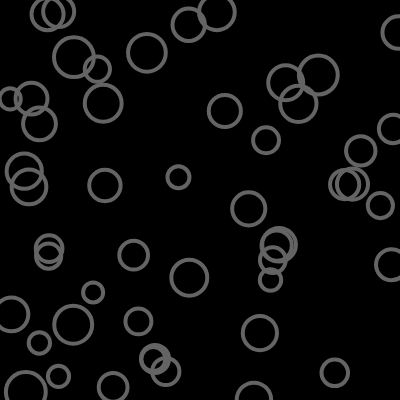
Frame 1 (no input)
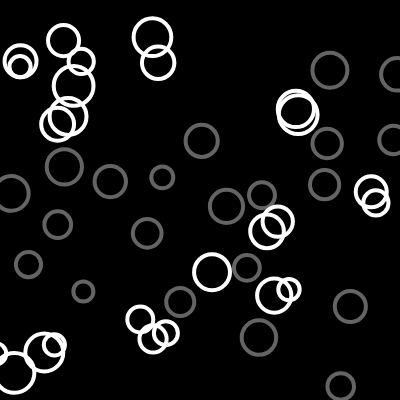
Frame 60 (no input)
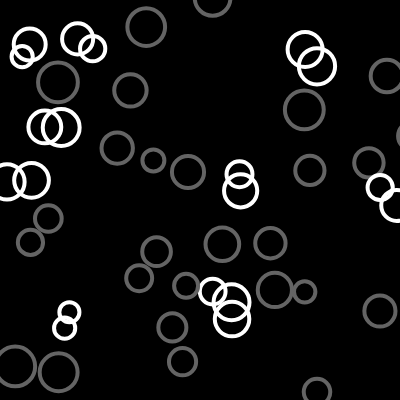
Frame 120 (the mouse pressed at the canvas centre since frame 60)

The p5.js sketch that drew these frames (run headless with seeded random() and noise() and a simulated clock; from frame 60 on, the mouse is pressed at the canvas centre):

// p5.js sketch
// ── sketch.js
let bubbles = [];

function setup() {
  createCanvas(400, 400);
  for(let i = 0; i < 50; i++ ){
    let x = random(width);
    let y = random(height);
    let r = random(10,20);
    bubbles[i] = new Bubble(x,y,r);
  }
}

//DRAW MAIN
function draw() {
  background(0);

  for(let b of bubbles){
    b.show();
    b.move();
    let overlapping = false;
    for(let other of bubbles){
      if(b !== other && b.intersects(other)){
        overlapping = true;
      }
      if(overlapping === true){
        b.changeColor(255);
      }else {
        b.changeColor(100)
      }
    }
  }
}
//DRAW MAIN


class Bubble{
  constructor(tempX,tempY,tempR){
    this.x = tempX;
    this.y = tempY;
    this.r = tempR;
    this.z = 100
  }

  intersects(other){
    let d = dist(this.x,this.y,other.x,other.y);
    return (d < this.r + other.r)

  }

  changeColor(c){
    this.z = c
  }

  show(){
    noFill()
    strokeWeight(4);
    stroke(this.z);
    ellipse(this.x,this.y,this.r * 2);
  }

  move(){
    this.x = this.x + random(-5,5);
    this.y = this.y + random(-5,5);
  }
}
